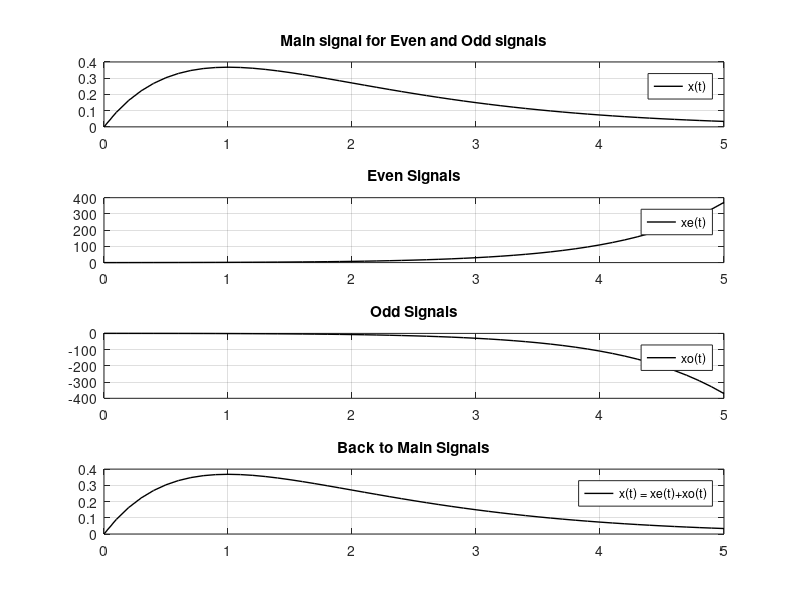

MATLAB code to generate this figure:
%Declare Main Signal x(t)....
clc; 
clear all;
close all;

%%Main Signal x(t)
t = 0:0.1:5;
x = t.*exp(-t);
subplot(411);
plot(t,x,'Color','black','LineWidth',1);
title('Main signal for Even and Odd signals');
legend('x(t)');
grid on;

%%Even Signal...
t = 0:0.1:5;
xe = 0.5*t.*(exp(-t)+exp(t));       %%xe = 1/2[x(t)+x(-t)]
subplot(412);
plot(t,xe,'Color','black','LineWidth',1);
title('Even Signals');
legend('xe(t)');
grid on;

%%Odd Signals
t = 0:0.1:5;
xo = 0.5*t.*(exp(-t)-exp(t));         %%xo = 1/2[x(t)-x(-t)]
subplot(413);
plot(t,xo,'Color','black','LineWidth',1);
title('Odd Signals');
legend('xo(t)');
grid on;

%%Combine the Even and Odd Signals
t=0:0.1:5;
x = xe+xo;                            %%x = xe+xo;
subplot(414);
plot(t,x,'Color','black','LineWidth',1);
title('Back to Main Signals');
legend('x(t) = xe(t)+xo(t)');
grid on;
